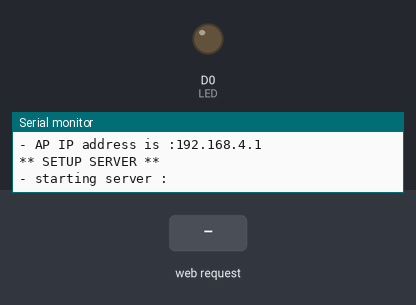
This sketch was run on a simulated ESP8266 (NodeMCU). Parts: output pins drawn as LEDs (lit = HIGH), the last lines printed to the serial monitor. The inputs (shaded band) are chosen by the test bench.

Above: at 1.2 s.
1.3 s: HTTP request GET /high received
At 1.7 s:
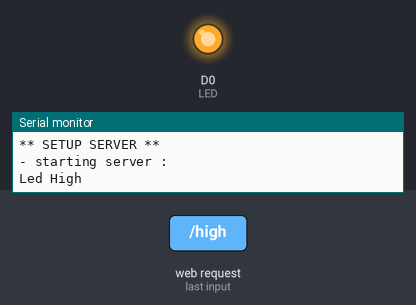
2.8 s: HTTP request GET /low received
At 4.0 s:
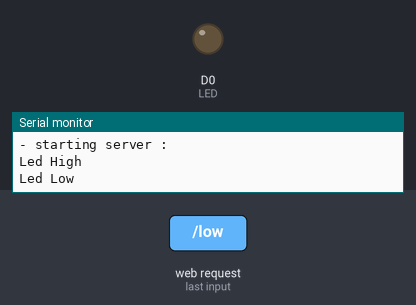
Timing chart, 0 to 5.8 s (numbered marks = the images above; inputs shaded):
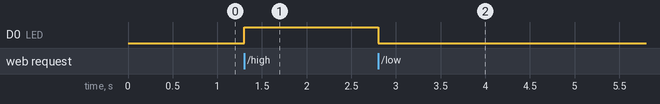

Measured:
- after the input at 1.3 s, D0 (LED): LOW → HIGH at once
- after the input at 2.8 s, D0 (LED): HIGH → LOW at once

The sketch:

WiFiWebServer.ino
```cpp
#include <ESP8266WiFi.h>
#include <ESP8266WebServer.h>
ESP8266WebServer server(80);
#define LED D0


void setup()
{
 Serial.begin(115200);
 pinMode(LED, OUTPUT); // Port aus Ausgang schalten

  Serial.print("Setting soft-AP ... ");
  boolean result = WiFi.softAP("Sender_01", "abcdef123456!");
  if(result == true)
  {
    Serial.println("Ready");
  }
  else
  {
    Serial.println("Failed!");
  }

  IPAddress myIP = WiFi.softAPIP();
  Serial.print("- AP IP address is :");
  Serial.println(myIP);

  Serial.println("** SETUP SERVER **");
  Serial.println("- starting server :");
  server.on("/high", ledHigh);
  server.on("/low", ledLow);
  server.begin();
}

void ledHigh(){
  digitalWrite(LED, HIGH); //Led port einschalten
  Serial.println("Led High");
  }

void ledLow(){
   digitalWrite(LED, LOW); //Led port ausschalten
   Serial.println("Led Low");
}


void loop()
{
  server.handleClient();
}
```
